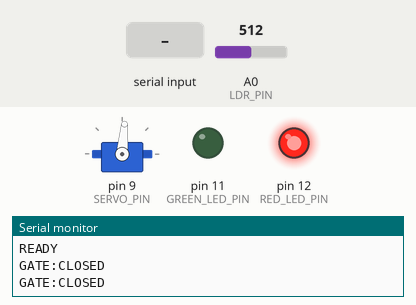
Simulated run of this sketch. Board: Arduino Uno, built with avr-gcc and run on an emulated ATmega328P. Shown: servo, output pins drawn as LEDs (lit = HIGH), the last lines printed to the serial monitor. The test bench sets the inputs (shaded band); at power-on: A0 (LDR_PIN) = 512.

Above: at 1.2 s.
1.3 s: A0 (LDR_PIN) set to 620
4.3 s: A0 (LDR_PIN) set to 647
At 5.0 s:
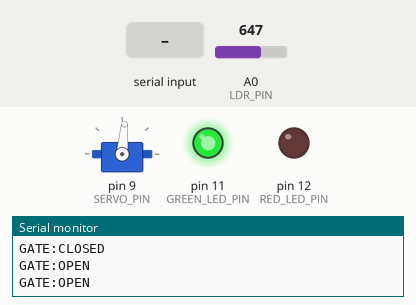
5.8 s: "GO\n" received over Serial
At 6.2 s:
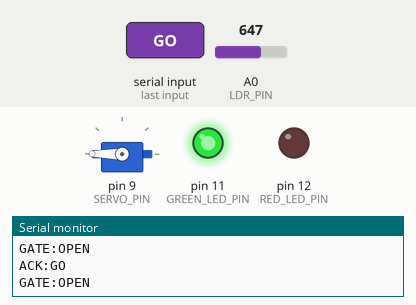
7.3 s: A0 (LDR_PIN) set to 588
10.3 s: A0 (LDR_PIN) set to 563
At 10.7 s:
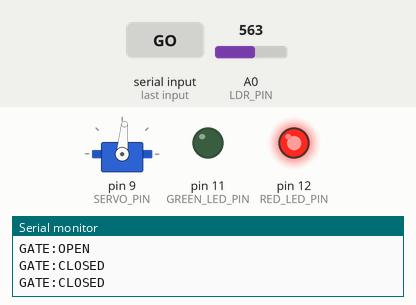
11.8 s: "GO\n" received over Serial
At 13.2 s:
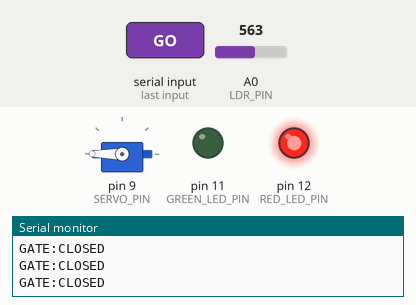
Timing chart, 0 to 16.3 s (numbered marks = the images above; inputs shaded):
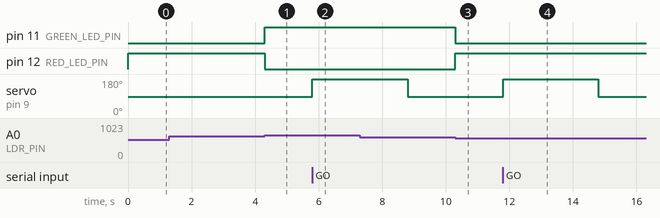

The sketch:

vest_gate_feedback.ino
```cpp
/*
  Vest gate controller with feedback to the Jetson

  Jetson -> Arduino (9600 baud, one per line):
    "GO"      -> open servo
    "STOP"    -> close servo
    "UNKNOWN" -> keep servo closed
  The Jetson resends its current command every second (keep-alive).

  Arduino -> Jetson (one per line, simple "KEY:VALUE" format):
    READY            board has started
    ACK:GO           command received (also ACK:STOP, ACK:UNKNOWN)
    GATE:OPEN        LDR says the gate is physically open
    GATE:CLOSED      LDR says the gate is physically closed
                     (sent on every change AND every 500 ms as a heartbeat)
    EVENT:TIMEOUT    no command from the Jetson for 3 s -> gate closed
    ERR:<text>       unknown command received
    LDR:<value>      raw LDR reading (only when DEBUG_LDR = true)

  LEDs: GREEN = gate open, RED = gate closed (from the LDR, not the command)

  Wiring:
    Servo signal -> D9   (servo power from 5 V supply, common GND)
    LDR          -> A0   (LDR from 5 V to A0, 10k resistor from A0 to GND)
    Green LED    -> D11  (through a 220 ohm resistor)
    Red LED      -> D12  (through a 220 ohm resistor)
*/

#include <Servo.h>

// ---------- Pins ----------
const int SERVO_PIN     = 9;
const int LDR_PIN       = A0;
const int GREEN_LED_PIN = 11;
const int RED_LED_PIN   = 12;

// ---------- Servo angles ----------
const int SERVO_OPEN_ANGLE   = 180;
const int SERVO_CLOSED_ANGLE = 85;

// ---------- LDR ----------
const bool LDR_OPEN_WHEN_BRIGHT = true;
const int  LDR_THRESHOLD  = 605;   // midpoint of 450 (covered) and 760 (uncovered)
const int  LDR_HYSTERESIS = 30;
const bool DEBUG_LDR      = false;

// ---------- Timing ----------
const unsigned long COMMAND_TIMEOUT_MS = 3000;  // close gate if Jetson goes silent
const unsigned long HEARTBEAT_MS       = 500;   // report gate state this often

Servo gateServo;
String receivedData = "";
bool servoOpen = false;
bool gateOpenLdr = false;
bool timedOut = false;
unsigned long lastCommandMs = 0;
unsigned long lastHeartbeatMs = 0;
unsigned long lastDebugMs = 0;

void setServo(bool open) {
  if (open == servoOpen) return;
  servoOpen = open;
  gateServo.write(open ? SERVO_OPEN_ANGLE : SERVO_CLOSED_ANGLE);
}

void sendGateState() {
  Serial.println(gateOpenLdr ? "GATE:OPEN" : "GATE:CLOSED");
}

void handleCommand(const String &cmd) {
  lastCommandMs = millis();
  timedOut = false;

  if (cmd == "GO") {
    setServo(true);
  }
  else if (cmd == "STOP" || cmd == "UNKNOWN") {
    setServo(false);
  }
  else {
    Serial.print("ERR:");
    Serial.println(cmd);
    return;
  }

  Serial.print("ACK:");
  Serial.println(cmd);
}

void readSerial() {
  while (Serial.available() > 0) {
    char c = Serial.read();

    if (c == '\n') {
      receivedData.trim();
      if (receivedData.length() > 0) {
        handleCommand(receivedData);
      }
      receivedData = "";
    }
    else if (receivedData.length() < 15) {
      receivedData += c;
    }
    else {
      receivedData = "";
    }
  }
}

void showGateLeds(bool open) {
  digitalWrite(GREEN_LED_PIN, open ? HIGH : LOW);
  digitalWrite(RED_LED_PIN,   open ? LOW  : HIGH);
}

void updateLdr() {
  int value = analogRead(LDR_PIN);
  bool bright = gateOpenLdr == LDR_OPEN_WHEN_BRIGHT
                  ? value > LDR_THRESHOLD - LDR_HYSTERESIS
                  : value > LDR_THRESHOLD + LDR_HYSTERESIS;
  bool open = LDR_OPEN_WHEN_BRIGHT ? bright : !bright;

  if (open != gateOpenLdr) {
    gateOpenLdr = open;
    showGateLeds(open);
    sendGateState();                       // report every change immediately
  }

  if (DEBUG_LDR && millis() - lastDebugMs >= 500) {
    lastDebugMs = millis();
    Serial.print("LDR:");
    Serial.println(value);
  }
}

void sendHeartbeat() {
  if (millis() - lastHeartbeatMs >= HEARTBEAT_MS) {
    lastHeartbeatMs = millis();
    sendGateState();                       // lets the Jetson know we are alive
  }
}

void checkTimeout() {
  if (!timedOut && millis() - lastCommandMs > COMMAND_TIMEOUT_MS) {
    timedOut = true;
    setServo(false);
    Serial.println("EVENT:TIMEOUT");
  }
}

void setup() {
  Serial.begin(9600);
  receivedData.reserve(16);

  pinMode(GREEN_LED_PIN, OUTPUT);
  pinMode(RED_LED_PIN, OUTPUT);
  showGateLeds(false);

  gateServo.attach(SERVO_PIN);
  gateServo.write(SERVO_CLOSED_ANGLE);
  servoOpen = false;
  lastCommandMs = millis();

  Serial.println("READY");
}

void loop() {
  readSerial();
  updateLdr();
  sendHeartbeat();
  checkTimeout();
}
```

Measured:
- the behaviour switches between 635 and 636 on A0 (LDR_PIN) (found by bisection; images 0 and 1)
- the behaviour switches between 576 and 575 on A0 (LDR_PIN) (found by bisection; images 2 and 3)
- after the input at 4.3 s, pin 11 (GREEN_LED_PIN): LOW → HIGH at once; pin 12 (RED_LED_PIN): HIGH → LOW at once
- after the input at 5.8 s, servo on pin 9 (SERVO_PIN): 85° → 180° at once
- after the input at 10.3 s, pin 11 (GREEN_LED_PIN): HIGH → LOW at once; pin 12 (RED_LED_PIN): LOW → HIGH at once
- after the input at 11.8 s, servo on pin 9 (SERVO_PIN): 85° → 180° at once, → 85° 3.0 s later
